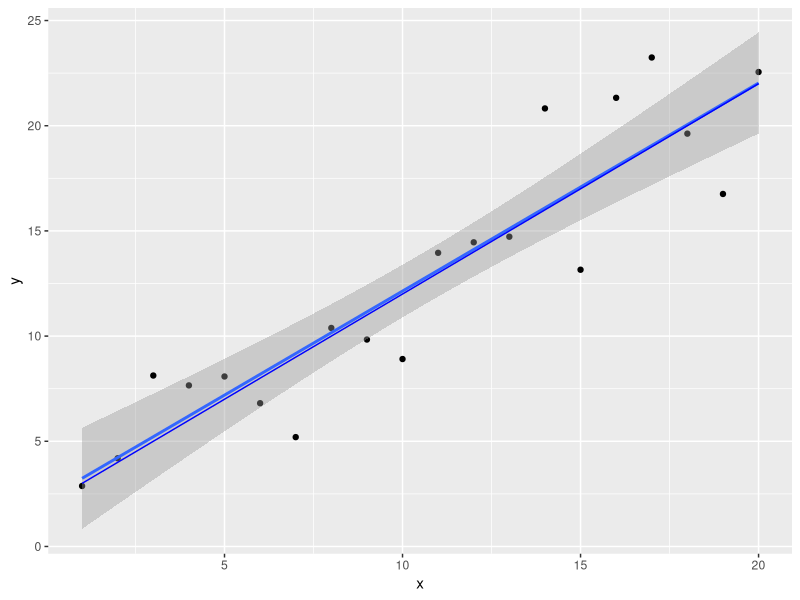

Recreate this plot in R. (Note: this script raises an error after producing the figure.)
## ---- chunk 1
x <- 1:20

a <- 2 
b <- 1
## ---- chunk 2
( y_det <- a + b * x)
## ---- chunk 3
set.seed(1001)
## ---- chunk 4
y <- rnorm(20, mean = y_det, sd = 2)
## ---- chunk 5
y <- rnorm(20, mean = a + b * x, sd = 2)
y
## ---- chunk 6
library(ggplot2) 
qplot(x, y, geom="point") + geom_smooth(method = "lm",) + geom_line(aes(y=y_det), color = "blue")
## ---- chunk 7
lm(y ~ x)
## ---- chunk 8
summary(lm(y ~ x))
## ---- chunk 9
# The 97.5th percentile 
qnorm(1 - 0.05/2)
# and the 2.5th percentile of the normal
qnorm(0.05/2)
## ---- chunk 10
# a
2.251 + 1.96*1.234
2.251 - 1.96*1.234

# b
0.989 + 1.96*0.103 
0.989 - 1.96*0.103 
## ---- chunk 11
confint( lm(y~x) )
## ---- chunk 12
qplot(x, y = rnorm(20, mean = a + b * x, sd = 6)) + geom_smooth(se = F, linetype = 2) + geom_smooth(method = "lm") + stat_function(fun = function(x) a + b*x)
## ---- chunk 13
est_lm_power <- function(x, intercept = 2, slope = 1, sd = 5, nsim = 500){
	
	# create two vectors to store the p-values and estimates of the slope from each simulated experiment
	pvals <- slopes <- numeric(length = nsim)
	
	# calculate the deterministic expectation
	# Note that x must be provided by the user. It remains the same in each iteration
	y_det <- intercept + slope * x
	
	# each of the nsim loops is a simulated experiment
	for(i in 1:nsim){
		
		# create simulated data with noise determined by sd
		y <- rnorm(n=length(x), mean = y_det, sd = sd)

		# fit the linear regression model
		model <- lm(y~x)

		# extract the p-value for the regression slope ("x")
		pvals[i] <- coef(summary(model))["x","Pr(>|t|)"]
		# and the estimated slope for "x"
		slopes[i] <- coef(summary(model))["x","Estimate"]
	}

return( data.frame(pvals, slopes) )	
	
}
## ---- chunk 14
p1 <- est_lm_power(x)
with(p1, sum(pvals < 0.05) / length(pvals))
## ---- chunk 15
summary(p1$slopes)
qplot(slopes, data = p1, binwidth = 0.02)
## ---- chunk 16
est_lm_power_slope <- function(x, intercept = 2, slope = seq(0,1, length = 10), sd = 5, nsim = 500){
	
	# set up the results data frame
	results <- data.frame(pvals = numeric(), slopes = numeric(), true_slope = numeric())
	
	# loop through all of the slope values
	for(i in 1:length(slope)){
		# get the results from the nsim "experiments"
		current_results <- est_lm_power(x, intercept = intercept, slope = slope[i], sd = sd, nsim = nsim)
		#add a column to the data frame with the true slope
		current_results$true_slope <- slope[i]
		
		# add the results from the current loop to the master results data frame
		results <- rbind(results, current_results)	
	}

	return(results)
}
## ---- chunk 17
p2 <- est_lm_power_slope(x, slope = seq(0,1, length = 11))
with(p2, tapply(pvals, true_slope, FUN = function(x) sum(x < 0.05) / length(x) ) )

p <- ggplot(data = p2, aes(x = true_slope, y = pvals))
p + stat_summary(fun.y = function(y) sum(y < 0.05)/length(y), geom = c("point", "line"))
## ---- chunk 18
a <- 20
b <- 1
k <- 5 # remember that smaller values of k mean _more_ overdispion
## ---- chunk 19
x <- runif(50, min = 0, max = 5)
## ---- chunk 20
y_det <- a / (b + x)
## ---- chunk 21
y <- rnbinom(50, mu = y_det, size = k)
## ---- chunk 22

hyperbolic <- function(x, a = 20, b = 1) {a / (b + x)}

qplot(x, y) #+ stat_function(fun = hyperbolic)

## ---- chunk 23
hyperbolic <- function(x, a = 20, b = 1) {a / (b + x)}
## ---- chunk 24
group <- factor( rep(1:2, each = 25) )
group
## ---- chunk 25
a <- c(20, 10)
b <- c(1, 2)
k <- 5
## ---- chunk 26
y_det <- a[group] / (b[group] + x)
y <- rnbinom(50, mu = y_det, size = k)
## ---- chunk 27
qplot(x, y, color = group) + stat_function(fun = hyperbolic, args = list(a=20, b=1), aes(color="1")) +
	stat_function(fun = hyperbolic, args = list(a=10, b=2), aes(color="2"))
## ---- chunk 28
hyperNLL.1 <- function(pars, x, y) {
	# unpack the specific paramters from the pars vector
  a <- pars[1]
  b <- pars[2]
  k <- pars[3]
  
  # calculate the deterministic expectation or prediction, given these parameters
  y_det <- a / (b + x)
  
  # calculate the NLL of the data (y) given the predictions and the parameter k
	NLL <- -sum(dnbinom(y, mu = y_det, size = k, log = T))
    
  return(NLL)
}
## ---- chunk 29
m0 <- optim(fn = hyperNLL.1, 
						par = c(a = 10, b = 0.5, k = 1), 
						x = x, y = y,
						method = "BFGS", gr = NULL)
## ---- chunk 30
m0
## ---- chunk 31
hyperNLL.2 <- function(pars, x, y, g) {
		# unpack the specific paramters from the pars vector
    a1 <- pars[1]
    a2 <- pars[2]
    b1 <- pars[3]
    b2 <- pars[4]
    k <- pars[5]

    # calculate the deterministic expectation for each of the two groups
    y_det <- numeric(length(x))
    y_det[g == 1] <- a1 / (b1 + x[g == 1]) 
    y_det[g == 2] <- a2 / (b2 + x[g == 2])
    
    # calculate the NLL of the data (y) given the predictions and the parameter k
    NLL <- -sum(dnbinom(y, mu = y_det, size = k, log = T))
 
    return(NLL)
}
## ---- chunk 32
m1 <- optim(fn = hyperNLL.2, 
						par = c(a1 = 10, a2 = 10, b1 = 0.5, b2 = 0.5, k = 1), 
						x = x, y = y, g = group, 
						method = "BFGS", gr = NULL)
m1
## ---- chunk 33
LRT <- function(model1, model2, Print = FALSE) { 
	# twice the ratio of likelihoods (=the difference between log likelihoods)   
	# is asymptotically distributed as a chi-square
	Diff2LL <- abs(2*model1$value - 2*model2$value)
	
	# degrees of freedom is the difference in the number of parameters
	DF <- abs(length(model1$par) - length(model2$par)) 
	
	# calculate the p-value for our Likelihood ratio compared to the chi-square
	Pval <- pchisq(Diff2LL, df = DF, lower.tail = F) 
	
	if(Print) {
print(paste("Likelihood ratio test: A difference in deviance of", round(Diff2LL, 3), "and", DF, "degrees of freedom has a P =", round(Pval, 4)))
}
	
	return(Pval)
}
## ---- chunk 34
LRT(m0, m1, Print = TRUE)
## ---- chunk 35
est_hyper_power <- function(n = 25, a = c(20, 10), b = c(1, 2), k = 5, nsim = 100){
	
	# create a vector to store the p-values and 
	# a matrix to store parameter estimates from each simulated experiment
	pvals <- numeric(nsim)
	params <- matrix(, nrow = nsim, ncol = 5)
	colnames(params) <- c("a1", "a2", "b1", "b2", "k")
	
	# each of the nsim loops is a simulated experiment
	for(i in 1:nsim){
		
		# simulate new x-values (each simulated experiment has new x-values)
		x <- runif(2*n, min = 0, max = 5)
		g <- rep( c(1,2), each = n)
		
		# calculate the deterministic expectation for each of the two groups
		y_det <- numeric(2*n)
		y_det[g == 1] <- a[1] / (b[1] + x[g == 1])
		y_det[g == 2] <- a[2] / (b[2] + x[g == 2])
		
		# create simulated data with the degree of overdispersion controlled by k
		y <- rnbinom(2*n, mu = y_det, size = k)


		# Now, fit the simple and group-specific models to the data
		m0 <- optim(fn = hyperNLL.1, 
						par = c(a = 10, b = 0.5, k = 1), # We will leave the starting values constant
						x = x, y = y,
						method = "BFGS", gr = NULL)
		m1 <- optim(fn = hyperNLL.2, 
						par = c(a1 = 10, a2 = 10, b1 = 0.5, b2 = 0.5, k = 1), 
						x = x, y = y, g = g, 
						method = "BFGS", gr = NULL)
		
		
		# get the p-value from the likelihood ratio test
		pvals[i] <- LRT(m0, m1)
		# and save the parameter values
		params[i,] <- m1$par
	}

return( data.frame(cbind(pvals, params)) )
}

## ---- chunk 36
h1 <- est_hyper_power()

with(h1, sum(pvals < 0.05)/length(pvals) )
## ---- chunk 37
est_hyper_power.n <- function(n = c(5,10,15,20,25), a = c(20, 10), b = c(1, 2), k = 5, nsim = 100){

	# set up the results data frame
	results <- data.frame(pvals=numeric(), a1=numeric(), a2=numeric(), b1=numeric(), b2=numeric(), k=numeric(), n=numeric())
	
	# loop through all of the sample sizes
	for(i in 1:length(n)){
		
		# get the results from the nsim "experiments"
		current_results <- est_hyper_power(n = n[i], a = c(20, 10), b = c(1, 2), k = 5, nsim = 100)
		#add a column to the data frame with the sample size
		current_results$n <- n[i]
		
		# add the results from the current loop to the master results data frame
		results <- rbind(results, current_results)	
	}
	return(results)
}
## ---- chunk 38
h2 <- est_hyper_power.n()
	
with(h2, tapply(pvals, n, FUN = function(x) sum(x < 0.05) / length(x) ) )

hp <- ggplot(data = h2, aes(x = n, y = pvals))
hp + stat_summary(fun.y = function(y) sum(y < 0.05)/length(y), geom = c("point", "line"))
